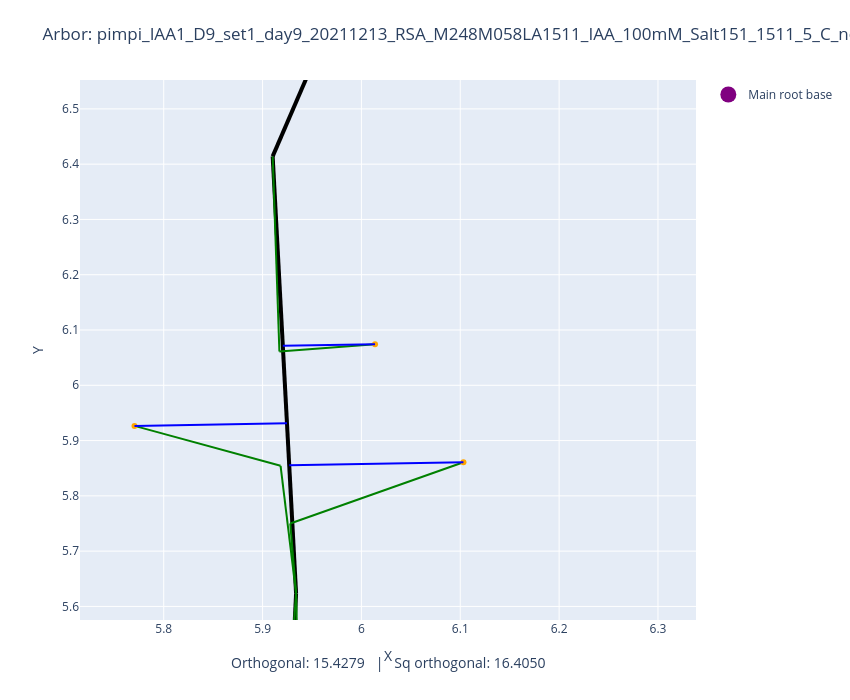

Notebook code cell kept with this figure:
### Code cell
plot_arbors(fname, 0, 1)

### Figure 1 — Plotly figure (JSON) as saved in the notebook; plotly's stock layout.template omitted (floating-point values rounded to 4 significant figures)
{"data": [{"line": {"color": "black", "width": 4}, "mode": "lines", "showlegend": false, "type": "scatter", "x": [6.159, 5.901], "y": [3.154, 4.381]}, {"line": {"color": "black", "width": 4}, "mode": "lines", "showlegend": false, "type": "scatter", "x": [5.901, 5.934], "y": [4.381, 5.624]}, {"line": {"color": "black", "width": 4}, "mode": "lines", "showlegend": false, "type": "scatter", "x": [5.934, 5.91], "y": [5.624, 6.414]}, {"line": {"color": "black", "width": 4}, "mode": "lines", "showlegend": false, "type": "scatter", "x": [5.91, 6.044], "y": [6.414, 6.967]}, {"line": {"color": "black", "width": 4}, "mode": "lines", "showlegend": false, "type": "scatter", "x": [6.044, 6.213], "y": [6.967, 8.388]}, {"line": {"color": "black", "width": 4}, "mode": "lines", "showlegend": false, "type": "scatter", "x": [6.213, 6.214], "y": [8.388, 9.011]}, {"line": {"color": "black", "width": 4}, "mode": "lines", "showlegend": false, "type": "scatter", "x": [6.214, 6.376], "y": [9.011, 9.657]}, {"line": {"color": "black", "width": 4}, "mode": "lines", "showlegend": false, "type": "scatter", "x": [6.376, 6.463], "y": [9.657, 10.34]}, {"line": {"color": "black", "width": 4}, "mode": "lines", "showlegend": false, "type": "scatter", "x": [6.463, 6.521], "y": [10.34, 10.89]}, {"line": {"color": "green", "width": 2}, "mode": "lines", "showlegend": false, "type": "scatter", "x": [8.45, 8.057], "y": [5.01, 4.742]}, {"line": {"color": "green", "width": 2}, "mode": "lines", "showlegend": false, "type": "scatter", "x": [8.057, 7.775], "y": [4.742, 4.46]}, {"line": {"color": "green", "width": 2}, "mode": "lines", "showlegend": false, "type": "scatter", "x": [7.775, 6.793], "y": [4.46, 3.794]}, {"line": {"color": "green", "width": 2}, "mode": "lines", "showlegend": false, "type": "scatter", "x": [6.793, 6.283], "y": [3.794, 3.596]}, {"line": {"color": "green", "width": 2}, "mode": "lines", "showlegend": false, "type": "scatter", "x": [6.283, 6.1], "y": [3.596, 3.435]}, {"line": {"color": "green", "width": 2}, "mode": "lines", "showlegend": false, "type": "scatter", "x": [6.1, 6.159], "y": [3.435, 3.154]}, {"line": {"color": "green", "width": 2}, "mode": "lines", "showlegend": false, "type": "scatter", "x": [8.112, 7.345], "y": [5.278, 4.535]}, {"line": {"color": "green", "width": 2}, "mode": "lines", "showlegend": false, "type": "scatter", "x": [7.345, 6.785], "y": [4.535, 4.006]}, {"line": {"color": "green", "width": 2}, "mode": "lines", "showlegend": false, "type": "scatter", "x": [6.785, 6.091], "y": [4.006, 3.557]}, {"line": {"color": "green", "width": 2}, "mode": "lines", "showlegend": false, "type": "scatter", "x": [6.091, 6.159], "y": [3.557, 3.154]}, {"line": {"color": "green", "width": 2}, "mode": "lines", "showlegend": false, "type": "scatter", "x": [6.914, 6.657], "y": [5.038, 4.529]}, {"line": {"color": "green", "width": 2}, "mode": "lines", "showlegend": false, "type": "scatter", "x": [6.657, 6.378], "y": [4.529, 4.377]}, {"line": {"color": "green", "width": 2}, "mode": "lines", "showlegend": false, "type": "scatter", "x": [6.378, 6.19], "y": [4.377, 4.224]}, {"line": {"color": "green", "width": 2}, "mode": "lines", "showlegend": false, "type": "scatter", "x": [6.19, 5.994], "y": [4.224, 3.932]}, {"line": {"color": "green", "width": 2}, "mode": "lines", "showlegend": false, "type": "scatter", "x": [5.994, 5.901], "y": [3.932, 4.381]}, {"line": {"color": "green", "width": 2}, "mode": "lines", "showlegend": false, "type": "scatter", "x": [7.355, 6.915], "y": [4.833, 4.63]}, {"line": {"color": "green", "width": 2}, "mode": "lines", "showlegend": false, "type": "scatter", "x": [6.915, 6.801], "y": [4.63, 4.52]}, {"line": {"color": "green", "width": 2}, "mode": "lines", "showlegend": false, "type": "scatter", "x": [6.801, 6.373], "y": [4.52, 4.398]}, {"line": {"color": "green", "width": 2}, "mode": "lines", "showlegend": false, "type": "scatter", "x": [6.373, 5.925], "y": [4.398, 4.3]}, {"line": {"color": "green", "width": 2}, "mode": "lines", "showlegend": false, "type": "scatter", "x": [5.925, 5.901], "y": [4.3, 4.381]}, {"line": {"color": "green", "width": 2}, "mode": "lines", "showlegend": false, "type": "scatter", "x": [6.269, 5.927], "y": [5.167, 4.949]}, {"line": {"color": "green", "width": 2}, "mode": "lines", "showlegend": false, "type": "scatter", "x": [5.927, 5.901], "y": [4.949, 4.381]}, {"line": {"color": "green", "width": 2}, "mode": "lines", "showlegend": false, "type": "scatter", "x": [6.323, 5.937], "y": [5.433, 5.367]}, {"line": {"color": "green", "width": 2}, "mode": "lines", "showlegend": false, "type": "scatter", "x": [5.937, 5.934], "y": [5.367, 5.624]}, {"line": {"color": "green", "width": 2}, "mode": "lines", "showlegend": false, "type": "scatter", "x": [6.103, 5.928], "y": [5.861, 5.75]}, {"line": {"color": "green", "width": 2}, "mode": "lines", "showlegend": false, "type": "scatter", "x": [5.928, 5.934], "y": [5.75, 5.624]}, {"line": {"color": "green", "width": 2}, "mode": "lines", "showlegend": false, "type": "scatter", "x": [6.014, 5.917], "y": [6.074, 6.061]}, {"line": {"color": "green", "width": 2}, "mode": "lines", "showlegend": false, "type": "scatter", "x": [5.917, 5.91], "y": [6.061, 6.414]}, {"line": {"color": "green", "width": 2}, "mode": "lines", "showlegend": false, "type": "scatter", "x": [5.77, 5.918], "y": [5.927, 5.854]}, {"line": {"color": "green", "width": 2}, "mode": "lines", "showlegend": false, "type": "scatter", "x": [5.918, 5.934], "y": [5.854, 5.624]}, {"line": {"color": "green", "width": 2}, "mode": "lines", "showlegend": false, "type": "scatter", "x": [5.523, 5.771], "y": [5.323, 5.147]}, {"line": {"color": "green", "width": 2}, "mode": "lines", "showlegend": false, "type": "scatter", "x": [5.771, 5.913], "y": [5.147, 5.116]}, {"line": {"color": "green", "width": 2}, "mode": "lines", "showlegend": false, "type": "scatter", "x": [5.913, 5.934], "y": [5.116, 5.624]}, {"line": {"color": "green", "width": 2}, "mode": "lines", "showlegend": false, "type": "scatter", "x": [5.377, 5.899], "y": [5.17, 4.375]}, {"line": {"color": "green", "width": 2}, "mode": "lines", "showlegend": false, "type": "scatter", "x": [5.899, 5.901], "y": [4.375, 4.381]}, {"marker": {"color": "orange"}, "mode": "markers", "showlegend": false, "type": "scatter", "x": [8.45], "y": [5.01]}, {"marker": {"color": "orange"}, "mode": "markers", "showlegend": false, "type": "scatter", "x": [8.112], "y": [5.278]}, {"marker": {"color": "orange"}, "mode": "markers", "showlegend": false, "type": "scatter", "x": [6.914], "y": [5.038]}, {"marker": {"color": "orange"}, "mode": "markers", "showlegend": false, "type": "scatter", "x": [7.355], "y": [4.833]}, {"marker": {"color": "orange"}, "mode": "markers", "showlegend": false, "type": "scatter", "x": [6.269], "y": [5.167]}, {"marker": {"color": "orange"}, "mode": "markers", "showlegend": false, "type": "scatter", "x": [6.323], "y": [5.433]}, {"marker": {"color": "orange"}, "mode": "markers", "showlegend": false, "type": "scatter", "x": [6.103], "y": [5.861]}, {"marker": {"color": "orange"}, "mode": "markers", "showlegend": false, "type": "scatter", "x": [6.014], "y": [6.074]}, {"marker": {"color": "orange"}, "mode": "markers", "showlegend": false, "type": "scatter", "x": [5.77], "y": [5.927]}, {"marker": {"color": "orange"}, "mode": "markers", "showlegend": false, "type": "scatter", "x": [5.523], "y": [5.323]}, {"marker": {"color": "orange"}, "mode": "markers", "showlegend": false, "type": "scatter", "x": [5.377], "y": [5.17]}, {"marker": {"color": "purple", "size": 30}, "mode": "markers", "name": "Main root base", "type": "scatter", "x": [6.159], "y": [3.154]}, {"line": {"color": "blue"}, "mode": "lines", "showlegend": false, "type": "scatter", "x": [8.45, 5.919], "y": [5.01, 5.078]}, {"line": {"color": "blue"}, "mode": "lines", "showlegend": false, "type": "scatter", "x": [8.112, 5.926], "y": [5.278, 5.336]}, {"line": {"color": "blue"}, "mode": "lines", "showlegend": false, "type": "scatter", "x": [6.914, 5.919], "y": [5.038, 5.065]}, {"line": {"color": "blue"}, "mode": "lines", "showlegend": false, "type": "scatter", "x": [7.355, 5.914], "y": [4.833, 4.871]}, {"line": {"color": "blue"}, "mode": "lines", "showlegend": false, "type": "scatter", "x": [6.269, 5.922], "y": [5.167, 5.176]}, {"line": {"color": "blue"}, "mode": "lines", "showlegend": false, "type": "scatter", "x": [6.323, 5.929], "y": [5.433, 5.443]}, {"line": {"color": "blue"}, "mode": "lines", "showlegend": false, "type": "scatter", "x": [6.103, 5.927], "y": [5.861, 5.856]}, {"line": {"color": "blue"}, "mode": "lines", "showlegend": false, "type": "scatter", "x": [6.014, 5.92], "y": [6.074, 6.071]}, {"line": {"color": "blue"}, "mode": "lines", "showlegend": false, "type": "scatter", "x": [5.77, 5.925], "y": [5.927, 5.931]}, {"line": {"color": "blue"}, "mode": "lines", "showlegend": false, "type": "scatter", "x": [5.523, 5.926], "y": [5.323, 5.312]}, {"line": {"color": "blue"}, "mode": "lines", "showlegend": false, "type": "scatter", "x": [5.377, 5.921], "y": [5.17, 5.155]}], "layout": {"annotations": [{"font": {"size": 14}, "showarrow": false, "text": "Orthogonal: 15.4279   |   Sq orthogonal: 16.4050", "x": 0.5, "xref": "paper", "y": -0.1, "yref": "paper"}], "height": 700, "margin": {"b": 80, "t": 80}, "title": {"text": "Arbor: pimpi_IAA1_D9_set1_day9_20211213_RSA_M248M058LA1511_IAA_100mM_Salt151_1511_5_C_noiaa.csv   |   G=0, alpha=1"}, "width": 850, "xaxis": {"autorange": false, "range": [5.715, 6.338], "title": {"text": "X"}, "type": "linear"}, "yaxis": {"autorange": false, "range": [5.575, 6.552], "title": {"text": "Y"}, "type": "linear"}}}
